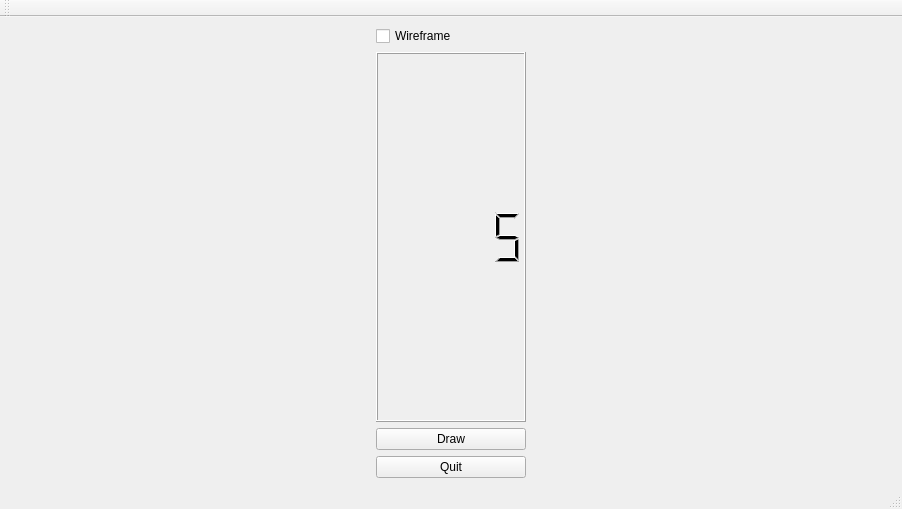
<?xml version="1.0" encoding="UTF-8"?>
<ui version="4.0">
 <class>MainWindow</class>
 <widget class="QMainWindow" name="MainWindow">
  <property name="geometry">
   <rect>
    <x>0</x>
    <y>0</y>
    <width>902</width>
    <height>509</height>
   </rect>
  </property>
  <property name="sizePolicy">
   <sizepolicy hsizetype="Preferred" vsizetype="Preferred">
    <horstretch>0</horstretch>
    <verstretch>0</verstretch>
   </sizepolicy>
  </property>
  <property name="windowTitle">
   <string>MainWindow</string>
  </property>
  <widget class="QWidget" name="centralwidget">
   <property name="sizePolicy">
    <sizepolicy hsizetype="Preferred" vsizetype="Preferred">
     <horstretch>0</horstretch>
     <verstretch>0</verstretch>
    </sizepolicy>
   </property>
   <layout class="QHBoxLayout" name="horizontalLayout">
    <item>
     <layout class="QGridLayout" name="gridLayout">
      <property name="sizeConstraint">
       <enum>QLayout::SetFixedSize</enum>
      </property>
      <item row="0" column="0">
       <widget class="QCheckBox" name="wireframe">
        <property name="sizePolicy">
         <sizepolicy hsizetype="Fixed" vsizetype="Fixed">
          <horstretch>0</horstretch>
          <verstretch>0</verstretch>
         </sizepolicy>
        </property>
        <property name="minimumSize">
         <size>
          <width>150</width>
          <height>0</height>
         </size>
        </property>
        <property name="text">
         <string>Wireframe</string>
        </property>
       </widget>
      </item>
      <item row="2" column="0">
       <widget class="QPushButton" name="draw">
        <property name="sizePolicy">
         <sizepolicy hsizetype="Fixed" vsizetype="Fixed">
          <horstretch>0</horstretch>
          <verstretch>0</verstretch>
         </sizepolicy>
        </property>
        <property name="minimumSize">
         <size>
          <width>150</width>
          <height>0</height>
         </size>
        </property>
        <property name="text">
         <string>Draw</string>
        </property>
       </widget>
      </item>
      <item row="3" column="0">
       <widget class="QPushButton" name="quit">
        <property name="sizePolicy">
         <sizepolicy hsizetype="Fixed" vsizetype="Fixed">
          <horstretch>0</horstretch>
          <verstretch>0</verstretch>
         </sizepolicy>
        </property>
        <property name="minimumSize">
         <size>
          <width>150</width>
          <height>0</height>
         </size>
        </property>
        <property name="text">
         <string>Quit</string>
        </property>
       </widget>
      </item>
      <item row="1" column="0">
       <widget class="QLCDNumber" name="compteur">
        <property name="intValue" stdset="0">
         <number>5</number>
        </property>
       </widget>
      </item>
     </layout>
    </item>
    <item>
     <layout class="QVBoxLayout" name="layout_scene">
      <property name="sizeConstraint">
       <enum>QLayout::SetDefaultConstraint</enum>
      </property>
     </layout>
    </item>
   </layout>
  </widget>
  <widget class="QMenuBar" name="menubar">
   <property name="geometry">
    <rect>
     <x>0</x>
     <y>0</y>
     <width>902</width>
     <height>19</height>
    </rect>
   </property>
  </widget>
  <widget class="QStatusBar" name="statusbar"/>
  <widget class="QToolBar" name="toolBar">
   <property name="windowTitle">
    <string>toolBar</string>
   </property>
   <attribute name="toolBarArea">
    <enum>TopToolBarArea</enum>
   </attribute>
   <attribute name="toolBarBreak">
    <bool>false</bool>
   </attribute>
  </widget>
 </widget>
 <resources/>
 <connections/>
</ui>
